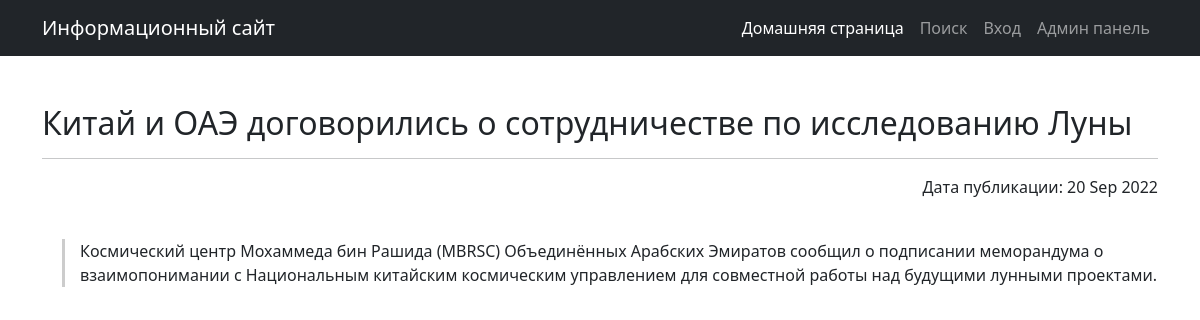
The page /news/2 on the database its author committed.
### news/models.py (models this page shows, shortened)
class Post(models.Model):
    ARTICLE = 'AR'
    NEWS = 'NW'
    TYPES = [
        (ARTICLE, "Пост"),
        (NEWS, "Новость")
    ]
    title = models.CharField(max_length=254)
    content = models.TextField()
    rating = models.IntegerField(default=0)
    type = models.CharField(max_length=10,
                            choices=TYPES,
                            blank=True,
                            null=True,
                            default='post'
                            )
    cr_time = models.DateTimeField(auto_now_add=True)
    postAuthor = models.ForeignKey(Author, on_delete=models.RESTRICT)
    category = models.ManyToManyField(Category, through='PostCategory')
    class Meta:
        verbose_name = "Пост"
        verbose_name_plural = "Посты"

### news/views.py (the view)
# urls.py: path('<int:id>', SpecialPost.as_view(), name='special_post'),
class SpecialPost(DetailView):
    model = Post
    ordering = 'cr_time'
    template_name = 'specialpost.html'
    context_object_name = 'specialpost'
    pk_url_kwarg = 'id'

### news/templatetags/custom_filters.py (called while the page is built)
@register.filter()
def censor(value:str, symbol='*')->str:
    badwords_in_text = set(value.split( )) & set(BADWORDS)  #  Список нецензурных слов в тексте путем пересечения множеств
    if badwords_in_text:
        for badword in badwords_in_text:
            censored = badword[0] + (len(badword) - 1) * symbol
            value = value.replace(badword, censored)
    return value

@register.filter()
def typetorus(type_value):
    types = {'AR': "Пост", 'NW': "Новость"}
    return types[type_value]

### news/templates/news/specialpost.html (shortened to what this page needs)
{% extends 'flatpages/default.html' %}
{% load custom_filters %}
{% block content %}
<h2 align="left">{{ specialpost.title|censor:'*' }}</h2>
<hr>
<p align="right" autofocus>Дата публикации: {{ specialpost.cr_time|date:"d M Y" }}</p>
<p class="line" align="left"> {{ specialpost.content|censor:'*' }} </p>
{% endblock content %}

### news/templates/news/specialpost.html (style rules this page uses)
.line { border-left: 3px solid #ccc; margin-left: 20px; margin-top: 40px; padding-left: 15px; }

### rows shown on the page
Post: title|censor "Китай и ОАЭ договорились о сотрудничестве по исследованию Луны", cr_time "20 Sep 2022", content|censor "Космический центр Мохаммеда бин Рашида (MBRSC) Объединённых Арабских Эмиратов сообщил о подписании меморандума о взаимопонимании с Национальным китайским космическим управлением для совместной работы над будущими лунными проектами."
